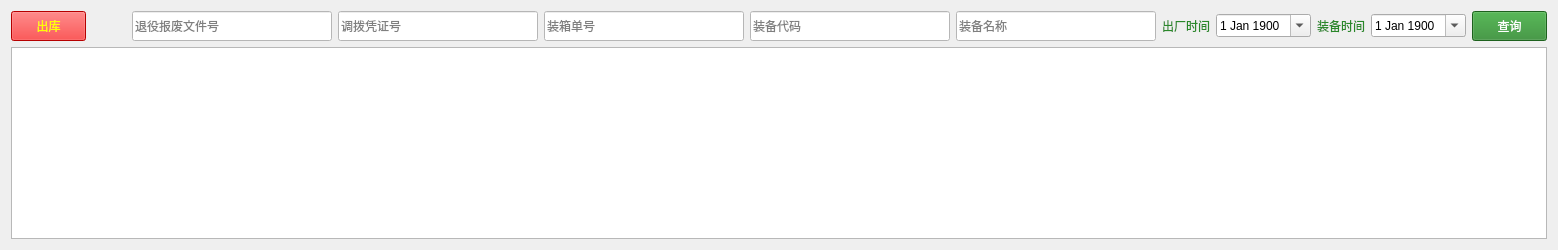
         <widget class="QWidget" name="tab_Info2">
          <attribute name="title">
           <string>出库</string>
          </attribute>
          <layout class="QGridLayout" name="gridLayout_13">
           <item row="0" column="0">
            <widget class="QPushButton" name="pushButton_Deliver">
             <property name="minimumSize">
              <size>
               <width>75</width>
               <height>30</height>
              </size>
             </property>
             <property name="maximumSize">
              <size>
               <width>75</width>
               <height>30</height>
              </size>
             </property>
             <property name="styleSheet">
              <string notr="true">font: 75 15pt &quot;微软雅黑&quot;;
color: rgb(255, 255, 0);
background-color: rgb(255, 0, 0);
</string>
             </property>
             <property name="text">
              <string>出库</string>
             </property>
             <property name="flat">
              <bool>false</bool>
             </property>
            </widget>
           </item>
           <item row="0" column="1">
            <layout class="QHBoxLayout" name="horizontalLayout_2">
             <item>
              <spacer name="horizontalSpacer_6">
               <property name="orientation">
                <enum>Qt::Horizontal</enum>
               </property>
               <property name="sizeHint" stdset="0">
                <size>
                 <width>40</width>
                 <height>20</height>
                </size>
               </property>
              </spacer>
             </item>
             <item>
              <widget class="QLineEdit" name="lineEdit_DeliveryBFWenJianHao">
               <property name="minimumSize">
                <size>
                 <width>200</width>
                 <height>30</height>
                </size>
               </property>
               <property name="maximumSize">
                <size>
                 <width>200</width>
                 <height>30</height>
                </size>
               </property>
               <property name="styleSheet">
                <string notr="true">background-color: rgb(255, 255, 255);
font: 14pt &quot;微软雅黑&quot;;</string>
               </property>
               <property name="placeholderText">
                <string>退役报废文件号</string>
               </property>
              </widget>
             </item>
             <item>
              <widget class="QLineEdit" name="lineEdit_DeliveryDBPingZhengHao">
               <property name="minimumSize">
                <size>
                 <width>200</width>
                 <height>30</height>
                </size>
               </property>
               <property name="maximumSize">
                <size>
                 <width>200</width>
                 <height>30</height>
                </size>
               </property>
               <property name="styleSheet">
                <string notr="true">background-color: rgb(255, 255, 255);
font: 14pt &quot;微软雅黑&quot;;</string>
               </property>
               <property name="placeholderText">
                <string>调拨凭证号</string>
               </property>
              </widget>
             </item>
             <item>
              <widget class="QLineEdit" name="lineEdit_DeliveryXZDanHao">
               <property name="minimumSize">
                <size>
                 <width>200</width>
                 <height>30</height>
                </size>
               </property>
               <property name="maximumSize">
                <size>
                 <width>200</width>
                 <height>30</height>
                </size>
               </property>
               <property name="styleSheet">
                <string notr="true">background-color: rgb(255, 255, 255);
font: 14pt &quot;微软雅黑&quot;;</string>
               </property>
               <property name="placeholderText">
                <string>装箱单号</string>
               </property>
              </widget>
             </item>
             <item>
              <widget class="QLineEdit" name="lineEdit_DeliveryZBDaima">
               <property name="minimumSize">
                <size>
                 <width>200</width>
                 <height>30</height>
                </size>
               </property>
               <property name="maximumSize">
                <size>
                 <width>200</width>
                 <height>30</height>
                </size>
               </property>
               <property name="styleSheet">
                <string notr="true">background-color: rgb(255, 255, 255);
font: 14pt &quot;微软雅黑&quot;;</string>
               </property>
               <property name="placeholderText">
                <string>装备代码</string>
               </property>
              </widget>
             </item>
             <item>
              <widget class="QLineEdit" name="lineEdit_DeliveryZBMingCheng">
               <property name="minimumSize">
                <size>
                 <width>200</width>
                 <height>30</height>
                </size>
               </property>
               <property name="maximumSize">
                <size>
                 <width>200</width>
                 <height>30</height>
                </size>
               </property>
               <property name="styleSheet">
                <string notr="true">background-color: rgb(255, 255, 255);
font: 14pt &quot;微软雅黑&quot;;</string>
               </property>
               <property name="placeholderText">
                <string>装备名称</string>
               </property>
              </widget>
             </item>
             <item>
              <widget class="QLabel" name="label_10">
               <property name="maximumSize">
                <size>
                 <width>80</width>
                 <height>16777215</height>
                </size>
               </property>
               <property name="styleSheet">
                <string notr="true">font: 75 15pt &quot;微软雅黑&quot;;
color: rgb(41, 136, 41);</string>
               </property>
               <property name="text">
                <string>出厂时间</string>
               </property>
               <property name="alignment">
                <set>Qt::AlignRight|Qt::AlignTrailing|Qt::AlignVCenter</set>
               </property>
              </widget>
             </item>
             <item>
              <widget class="QDateEdit" name="dateEdit_DeliveryCC">
               <property name="maximumSize">
                <size>
                 <width>140</width>
                 <height>16777215</height>
                </size>
               </property>
               <property name="styleSheet">
                <string notr="true">font: 75 15pt &quot;微软雅黑&quot;;</string>
               </property>
               <property name="buttonSymbols">
                <enum>QAbstractSpinBox::UpDownArrows</enum>
               </property>
               <property name="calendarPopup">
                <bool>true</bool>
               </property>
               <property name="date">
                <date>
                 <year>1900</year>
                 <month>1</month>
                 <day>1</day>
                </date>
               </property>
              </widget>
             </item>
             <item>
              <widget class="QLabel" name="label_9">
               <property name="maximumSize">
                <size>
                 <width>80</width>
                 <height>16777215</height>
                </size>
               </property>
               <property name="styleSheet">
                <string notr="true">font: 75 15pt &quot;微软雅黑&quot;;
color: rgb(41, 136, 41);</string>
               </property>
               <property name="text">
                <string>装备时间</string>
               </property>
               <property name="alignment">
                <set>Qt::AlignRight|Qt::AlignTrailing|Qt::AlignVCenter</set>
               </property>
              </widget>
             </item>
             <item>
              <widget class="QDateEdit" name="dateEdit_DeliveryZB">
               <property name="maximumSize">
                <size>
                 <width>140</width>
                 <height>16777215</height>
                </size>
               </property>
               <property name="styleSheet">
                <string notr="true">font: 75 15pt &quot;微软雅黑&quot;;</string>
               </property>
               <property name="buttonSymbols">
                <enum>QAbstractSpinBox::UpDownArrows</enum>
               </property>
               <property name="calendarPopup">
                <bool>true</bool>
               </property>
               <property name="date">
                <date>
                 <year>1900</year>
                 <month>1</month>
                 <day>1</day>
                </date>
               </property>
              </widget>
             </item>
             <item>
              <widget class="QPushButton" name="pushButton_QueryDeliver">
               <property name="minimumSize">
                <size>
                 <width>75</width>
                 <height>30</height>
                </size>
               </property>
               <property name="maximumSize">
                <size>
                 <width>75</width>
                 <height>30</height>
                </size>
               </property>
               <property name="styleSheet">
                <string notr="true">font: 75 15pt &quot;微软雅黑&quot;;
background-color: rgb(41, 136, 41);
color: rgb(255, 255, 255);</string>
               </property>
               <property name="text">
                <string>查询</string>
               </property>
              </widget>
             </item>
            </layout>
           </item>
           <item row="1" column="0" colspan="2">
            <widget class="QTableWidget" name="tableWidget_Delivery">
             <property name="sortingEnabled">
              <bool>true</bool>
             </property>
            </widget>
           </item>
          </layout>
         </widget>
